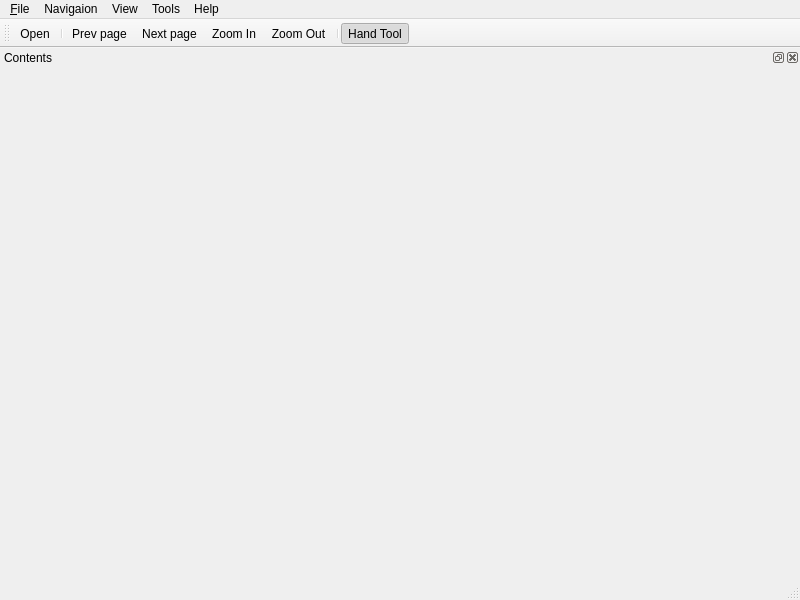
<?xml version="1.0" encoding="UTF-8"?>
<ui version="4.0">
 <class>MainWindow</class>
 <widget class="QMainWindow" name="MainWindow">
  <property name="geometry">
   <rect>
    <x>0</x>
    <y>0</y>
    <width>800</width>
    <height>600</height>
   </rect>
  </property>
  <property name="windowTitle">
   <string>SPReader</string>
  </property>
  <property name="windowIcon">
   <iconset resource="../../resources.qrc">
    <normaloff>:/resources/app.svg</normaloff>:/resources/app.svg</iconset>
  </property>
  <widget class="QTabWidget" name="centralTab">
   <property name="tabsClosable">
    <bool>true</bool>
   </property>
  </widget>
  <widget class="QMenuBar" name="menubar">
   <property name="geometry">
    <rect>
     <x>0</x>
     <y>0</y>
     <width>800</width>
     <height>24</height>
    </rect>
   </property>
   <widget class="QMenu" name="menu_File">
    <property name="title">
     <string>&amp;File</string>
    </property>
    <addaction name="action_Open"/>
   </widget>
   <widget class="QMenu" name="menuNavigation">
    <property name="title">
     <string>Navigaion</string>
    </property>
    <addaction name="actionPrev_page"/>
    <addaction name="actionNext_page"/>
    <addaction name="actionZoom_In"/>
    <addaction name="actionZoom_Out"/>
   </widget>
   <widget class="QMenu" name="menuView">
    <property name="title">
     <string>View</string>
    </property>
    <addaction name="actionContents"/>
    <addaction name="actionBookmars"/>
   </widget>
   <widget class="QMenu" name="menuHelp">
    <property name="title">
     <string>Help</string>
    </property>
    <addaction name="actionAbout"/>
   </widget>
   <widget class="QMenu" name="menuTools">
    <property name="title">
     <string>Tools</string>
    </property>
    <addaction name="actionHand_Tool"/>
   </widget>
   <addaction name="menu_File"/>
   <addaction name="menuNavigation"/>
   <addaction name="menuView"/>
   <addaction name="menuTools"/>
   <addaction name="menuHelp"/>
  </widget>
  <widget class="QStatusBar" name="statusbar"/>
  <widget class="QToolBar" name="toolBar">
   <property name="windowTitle">
    <string>toolBar</string>
   </property>
   <attribute name="toolBarArea">
    <enum>TopToolBarArea</enum>
   </attribute>
   <attribute name="toolBarBreak">
    <bool>false</bool>
   </attribute>
   <addaction name="action_Open"/>
   <addaction name="separator"/>
   <addaction name="actionPrev_page"/>
   <addaction name="actionNext_page"/>
   <addaction name="actionZoom_In"/>
   <addaction name="actionZoom_Out"/>
   <addaction name="separator"/>
   <addaction name="actionHand_Tool"/>
  </widget>
  <widget class="QDockWidget" name="contents_dockWidget">
   <property name="windowTitle">
    <string>Contents</string>
   </property>
   <attribute name="dockWidgetArea">
    <number>1</number>
   </attribute>
   <widget class="ContentsTreeView" name="contents_treeView">
    <layout class="QVBoxLayout" name="verticalLayout"/>
   </widget>
  </widget>
  <action name="action_Open">
   <property name="icon">
    <iconset theme="document-open"/>
   </property>
   <property name="text">
    <string>&amp;Open</string>
   </property>
  </action>
  <action name="actionPrev_page">
   <property name="icon">
    <iconset theme="QIcon::ThemeIcon::GoPrevious"/>
   </property>
   <property name="text">
    <string>Prev page</string>
   </property>
  </action>
  <action name="actionNext_page">
   <property name="icon">
    <iconset theme="QIcon::ThemeIcon::GoNext"/>
   </property>
   <property name="text">
    <string>Next page</string>
   </property>
  </action>
  <action name="actionZoom_In">
   <property name="icon">
    <iconset theme="QIcon::ThemeIcon::ZoomIn"/>
   </property>
   <property name="text">
    <string>Zoom In</string>
   </property>
  </action>
  <action name="actionZoom_Out">
   <property name="icon">
    <iconset theme="QIcon::ThemeIcon::ZoomOut"/>
   </property>
   <property name="text">
    <string>Zoom Out</string>
   </property>
  </action>
  <action name="actionAbout">
   <property name="text">
    <string>About</string>
   </property>
  </action>
  <action name="actionHand_Tool">
   <property name="checkable">
    <bool>true</bool>
   </property>
   <property name="checked">
    <bool>true</bool>
   </property>
   <property name="icon">
    <iconset resource="../../resources.qrc">
     <normaloff>:/resources/hand.png</normaloff>:/resources/hand.png</iconset>
   </property>
   <property name="text">
    <string>Hand Tool</string>
   </property>
  </action>
  <action name="actionContents">
   <property name="checkable">
    <bool>true</bool>
   </property>
   <property name="checked">
    <bool>true</bool>
   </property>
   <property name="text">
    <string>Contents</string>
   </property>
  </action>
  <action name="actionBookmars">
   <property name="checkable">
    <bool>true</bool>
   </property>
   <property name="checked">
    <bool>true</bool>
   </property>
   <property name="text">
    <string>Bookmars</string>
   </property>
  </action>
 </widget>
 <customwidgets>
  <customwidget>
   <class>ContentsTreeView</class>
   <extends>QWidget</extends>
   <header>widgets/ContentsTreeView.h</header>
   <container>1</container>
  </customwidget>
 </customwidgets>
 <resources>
  <include location="../../resources.qrc"/>
 </resources>
 <connections/>
</ui>
